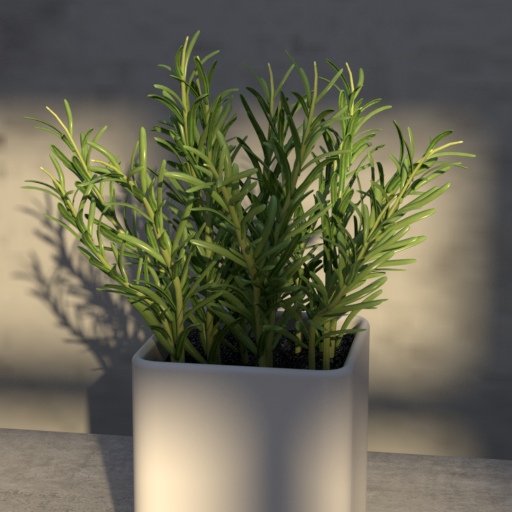
%> input picture rosemary/11.bmp, 512 x 512 px; its folder holds 4 pictures in this run
$ octave demo.m   (GNU Octave 9; MATLAB toolbox functions it lacks are replaced by stand-ins)
%> lines starting %> are read from the running program, lines starting %| are printed output that depends on the picture
clc; clear;
close;
load principleVectors; % projection Matrix
load feat_mu; % the mean of test features;
lfiDir = dir('./rosemary/*.bmp');
sai_num = length(lfiDir);
patchSize = 4;
for k = 1:sai_num
    saiColor = imread([lfiDir(k).folder,'/',lfiDir(k).name]);
%> saiColor is the input picture: size 512x512x3 uint8; mean R, G, B 104.9, 102.9, 84
    saiGray  = double(rgb2gray(saiColor));
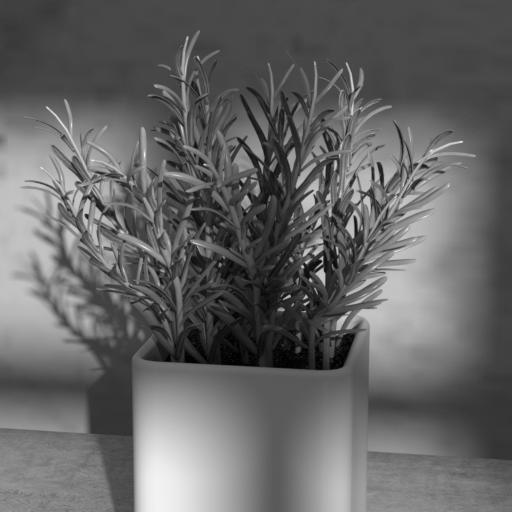
%> saiGray: size 512x512 double; min 0, max 246, mean 101.3
   if mod(k,9) == 0
      aa = floor(k/9);
      bb = 9;
   else
      aa = floor(k/9)+1;
      bb = mod(k,9);
   end
   LF4D(aa,bb,:,:) = saiGray;
end
%> pass 2 of the loop `for k = 1:sai_num`:
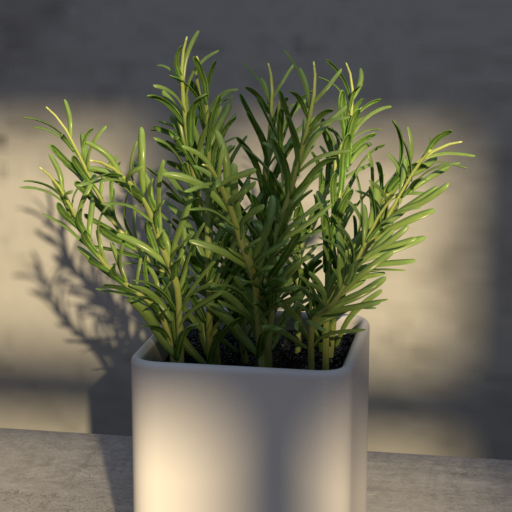
%> input picture rosemary/12.bmp, 512 x 512 px
%> saiColor is the input picture: size 512x512x3 uint8; mean R, G, B 105.4, 103.3, 84.3
%> `saiGray  = double(rgb2gray(saiColor));`:
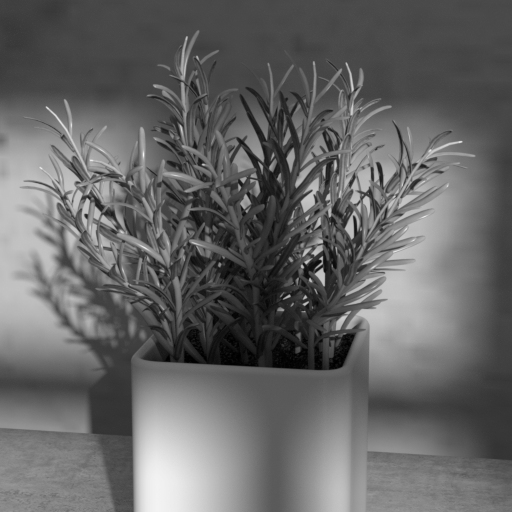
%> saiGray: size 512x512 double; min 0, max 246, mean 101.7
%> pass 3 of the loop `for k = 1:sai_num`:
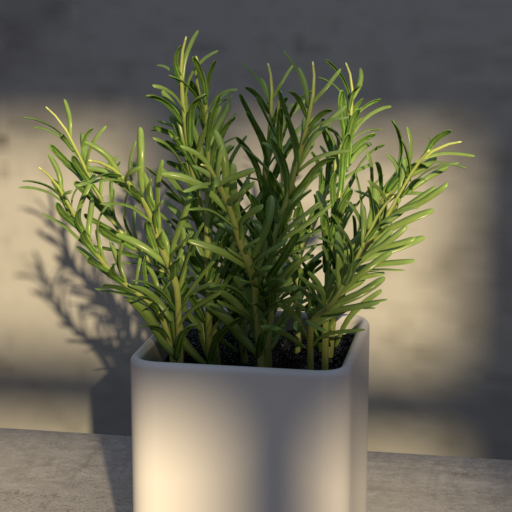
%> input picture rosemary/13.bmp, 512 x 512 px
%> saiColor is the input picture: size 512x512x3 uint8; mean R, G, B 105.8, 103.7, 84.6
%> `saiGray  = double(rgb2gray(saiColor));`:
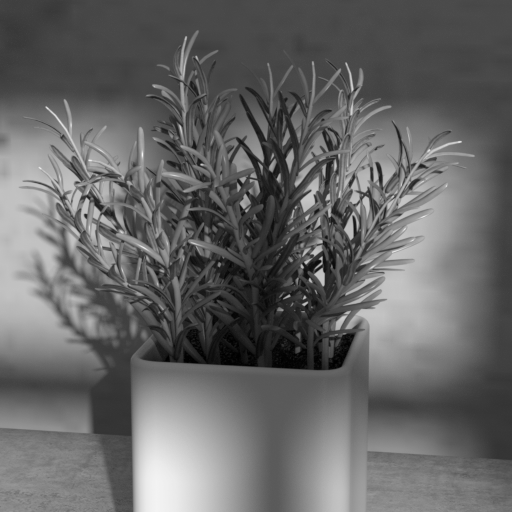
%> saiGray: size 512x512 double; min 0, max 246, mean 102.2
%> the loop made 4 passes; the first 3 are shown
%calculate sub-aperture graident image array
[u,v,s,t] = size(LF4D);
%> u = 1; v = 4; s = 512; t = 512
for uu = 1:u-1
    for vv = 1:v-1
        %horzontal
        Gx = squeeze(LF4D(uu,vv,:,:))-squeeze(LF4D(uu,vv+1,:,:));
        %vertical
        Gy = squeeze(LF4D(uu,vv,:,:))-squeeze(LF4D(uu+1,vv,:,:));
        %GMMap
        GMmap = sqrt(Gx.^2+Gy.^2);
        LF4DMap(uu,vv,:,:) = GMmap;
    end
end
%> this loop made 0 passes
u = u-1;
%> u = 0
v = v-1;
%> v = 3
s = (floor(s/8))*8;
t = (floor(t/8))*8;
num = 0;
% generate 4D-DCT coefficients
for uu = 1:4:u
    for vv = 1:4:v
        for ss = 1:4:s
            for tt = 1:4:t
                num = num + 1;
                DC4DCT = DCT4D(LF4DMap(uu:uu+3,vv:vv+3,ss:ss+3,tt:tt+3));
                oneCubeDCTCoff = get_DCT_vector(DC4DCT);
                interCoff(:,num) = oneCubeDCTCoff;
            end
        end
    end
end
%> (the run ends here)
